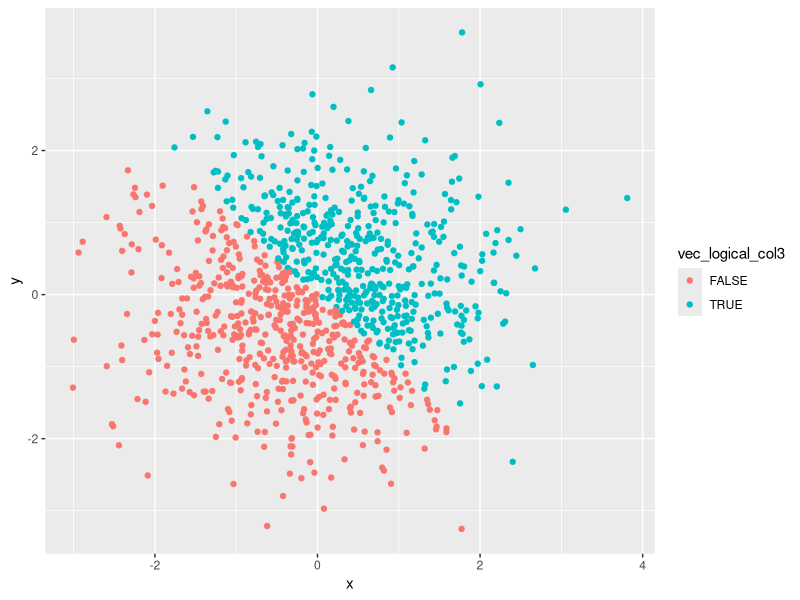
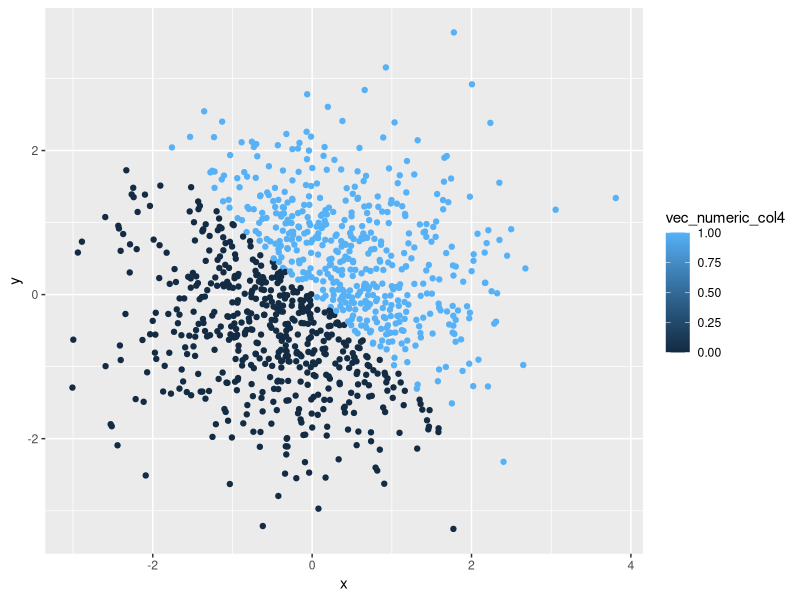
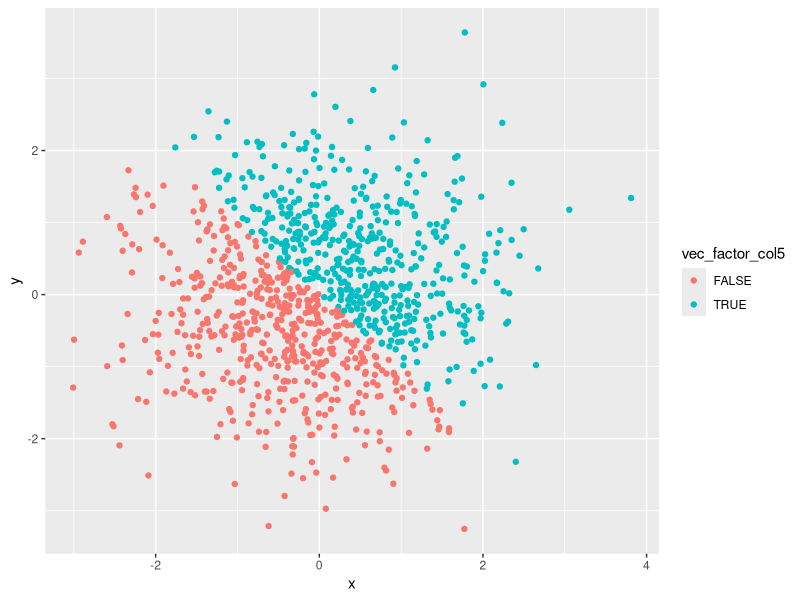
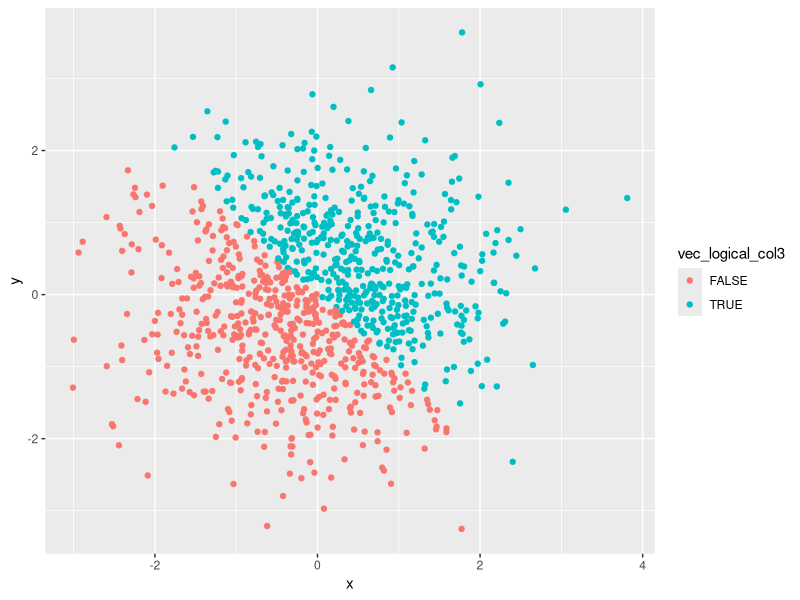

Here is the R script that generated these plots, in order:
## ---- chunk 1

#loading libraries

knitr::opts_chunk$set(echo = TRUE)
library(tidyverse)
library(ggplot2)

## ---- chunk 2

#Creating data frame problem1_df

set.seed(1)

problem1_df = tibble( 
                        vec_numeric_col1 = runif(n = 10, min = 0, max = 5),
                        vec_logical_col2 = vec_numeric_col1 > 2,
                        vec_char_col3 = c("This", "is", "my", "first", "try", "with", "using", "R", "and", "RStudio"),
                        vec_factor_col4 = factor(c("Male", "Female", "Female", "Female", "Female", "Male", "Female", "Male", "Male", "Female"))
)

problem1_df

#Mean of each variable of our data frame, problem1_df

mean(problem1_df$vec_numeric_col1) #We get a mean value since the vector is of numeric data type

mean(problem1_df$vec_logical_col2) #We get a mean value since the logical variables are binomial with True = 1 and False = 0

mean(problem1_df$vec_char_col3) #Since the argument isn't numeric or logical, we get NA by coercion

mean(problem1_df$vec_factor_col4) #Since the argument isn't numeric or logical, we get NA by coercion

## ---- chunk 3

#Explicit coercion of the logical, character and factor vectors of problem1_df to numeric type

problem1_df_vec_logical_col2_numeric = as.numeric(problem1_df$vec_logical_col2)

problem1_df_vec_factor_col4_numeric = as.numeric(problem1_df$vec_factor_col4)

problem1_df_vec_char_col3_numeric = as.numeric(problem1_df$vec_char_col3)

#The logical and factor vectors are transformed into numeric data type however, NAs are introduced by coercion into the character vector

## ---- chunk 4

#Explicit sequential coercion of the character vectors of problem1_df to factor and then to numeric

problem1_df_vec_char_col3_factor_numeric = as.numeric(as.factor(problem1_df$vec_char_col3))

problem1_df_vec_char_col3_factor_numeric #The character column, when tranformed into factor and then numeric gives the index value of each entry as observed in the levels vector

#Explicit sequential coercion of the factor vectors of problem1_df to character and then to numeric

problem1_df_vec_factor_col4_char_numeric = as.numeric(as.character(problem1_df$vec_factor_col4))

problem1_df_vec_factor_col4_char_numeric #The factor column when tranformed into character and then numeric has NAs by coercion as its output since it has been converted to character first

## ---- chunk 5

#Creating data frame problem2_df

set.seed(1)

problem2_df = tibble(
                    x = rnorm(1000),
                    y = rnorm(1000),
                    vec_logical_col3 = x + y > 0,
                    vec_numeric_col4 = as.numeric(vec_logical_col3),
                    vec_factor_col5 = as.factor(vec_logical_col3)
)

## ---- chunk 6

#Creating scatter plots of data in problem2_df using the ggplot2 package and saving the first plot

ggplot(problem2_df, aes(x = x, y = y, color = vec_logical_col3)) + geom_point()

ggsave(filename = "C:/Users/abhis/OneDrive/Desktop/School/Semester 1/P8105/homework_1/p8105_hw1_aa4266/problem2_df_colour_logical_plot.png")

ggplot(problem2_df, aes(x = x, y = y, color = vec_numeric_col4)) + geom_point()

ggplot(problem2_df, aes(x = x, y = y, color = vec_factor_col5)) + geom_point()
